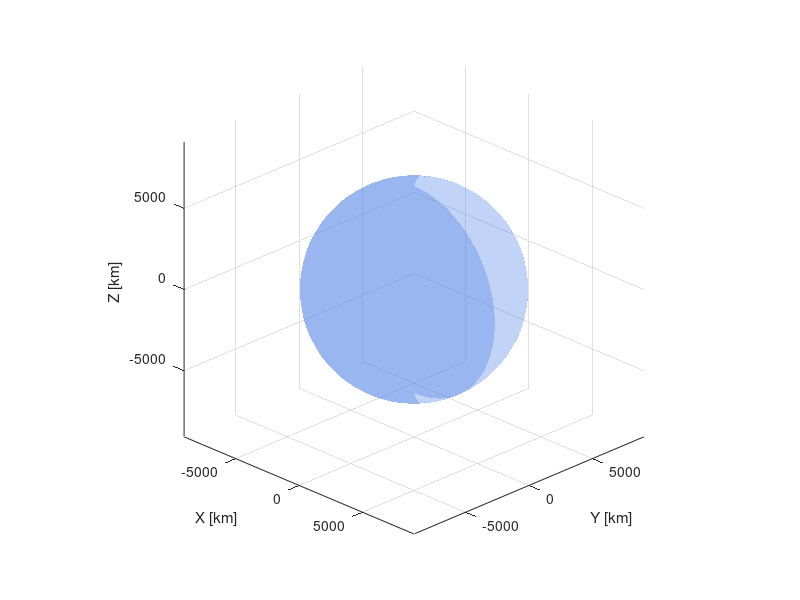

Recreate this plot in MATLAB. (Note: this script raises an error after producing the figure.)
%% LEO_Constellation_ISL_Simulation_4terminals.m
%
% Time-evolution simulation of a Walker-Delta LEO satellite constellation
% (Starlink-like), with:
%   P  orbital planes, equally spaced in RAAN
%   Ns satellites per plane (orbital ring), equally spaced in mean anomaly
%   inclination theta
%
% TERMINAL MODEL: each satellite has exactly FOUR ISL terminals:
%   Terminal 1 (PERMANENT)    -> previous satellite in the same ring
%   Terminal 2 (PERMANENT)    -> next satellite in the same ring
%   Terminal 3 (INTERMITTENT) -> one confirmed bidirectional link toward pPrev
%   Terminal 4 (INTERMITTENT) -> one confirmed bidirectional link toward pNext
%
% INTER-RING LINK ESTABLISHMENT (three-pass procedure each timestep):
%
%   Pass 1 - proposals (range + hemispherical FoR only):
%     Every terminal 3 and terminal 4 independently evaluates ALL Ns
%     satellites in its designated adjacent plane and proposes a link to
%     every one that satisfies BOTH:
%       (a) hemispherical FoR: dot(r2-r1, boresight) > 0
%       (b) range:             norm(r2-r1) <= maxISLrange
%     Earth occlusion and Sun-blinding are NOT applied here.
%     The result is a proposal SET (not a single choice) per terminal:
%       propSet3{p,s} - satellites in pPrev proposed by terminal-3
%       propSet4{p,s} - satellites in pNext proposed by terminal-4
%
%   Pass 2 - mutual-pair identification:
%     A pair ((p,s) via terminal-4, (pNext,s2) via terminal-3) is MUTUAL if:
%       s2 in propSet4{p,s}   AND   s in propSet3{pNext,s2}
%     All mutual pairs are collected with their Euclidean distance.
%
%   Pass 3 - greedy nearest-first assignment with Earth + Sun gates:
%     Mutual pairs are sorted by ascending distance. Each pair is accepted
%     (link confirmed) if and only if:
%       (i)  terminal-4 of (p,s)    is still free, AND
%       (ii) terminal-3 of (pNext,s2) is still free, AND
%       (iii) the link is not Earth-occluded, AND
%       (iv)  the link is not Sun-blinded.
%     Once a terminal is assigned to one confirmed link it is marked busy
%     and cannot accept another link in the same timestep (at most one
%     confirmed link per terminal, as required by the 4-terminal model).
%
% Each confirmed link contributes 2*T_I to aggregate capacity (T_I per
% endpoint terminal) and credits T_I to each endpoint plane in the
% bisection calculation.
%
% Orbits are propagated as simple two-body circular Keplerian orbits
% (good approximation for near-circular LEO constellations such as
% Starlink, e~0).
%
% Author: generated for Alberto (Politecnico di Torino)

clear; close all; clc;

%% ---------------- USER PARAMETERS ----------------
P        = 20;       % number of orbital planes
Ns       = 10;        % satellites per plane (per ring)
theta    = 53;          % inclination [deg]
altitude = 600;         % altitude [km] (circular orbit)
F        = 10;             % Walker-Delta phasing factor (integer, 0..P-1)

T_P = 100;      % permanent (intra-plane, ring) terminal throughput [Gbps]
T_I = 100;       % intermittent (inter-plane) terminal throughput [Gbps]

maxISLrange = 3000;    % [km] max range for a feasible cross-plane ISL

% FIELD OF REGARD (hemispherical, opposite boresights for terminals 3 & 4)
% Each intermittent terminal has a hemispherical FoR whose boresight axis
% is the orbit-normal of the hosting satellite:
%   n_p = Rz(Om_p) * Rx(i) * z_hat
%
%   Terminal 3 boresight: +n_p   Terminal 4 boresight: -n_p
%
% KEY GEOMETRY: the sign of dot(r_q - r_p, n_p) changes over the orbit.
%   dot(dv, n_p) ≈ -a·DeltaOmega·cos(u)·sin(i)
%   u in [0°, 90°) -> dot < 0 -> pNext in -n_p hemi (T4 side)
%   u in (90°,270°) -> dot > 0 -> pNext in +n_p hemi (T3 side)
% A fixed plane designation (T3->pPrev only, T4->pNext only) would leave
% both terminals idle for half the orbit (the half when the target plane
% is on the wrong side of the boresight). FIX: each terminal searches
% BOTH adjacent planes; the FoR naturally selects whichever plane is
% currently in its hemisphere, giving valid links throughout the orbit.

sunLon_deg = 35;         % Sun longitude: right-ascension of the Sun measured
                          % in the Earth equatorial plane from the X-axis [deg]
sunLat_deg =  0;         % Sun latitude: declination of the Sun above/below the
                          % equatorial plane [deg].  Range -23.4° to +23.4° for
                          % realistic seasonal values; 0° = equinox.
phi_deg    = 30;          % [deg] angular exclusion half-cone around the
                          % Earth-Sun line: an ISL is unavailable if its
                          % line-of-sight forms an angle smaller than phi
                          % with the Earth-Sun line AND both of its
                          % endpoint satellites are currently in sunlight
                          % (not eclipsed by Earth's shadow). A satellite
                          % in Earth's shadow has no direct Sun in its
                          % field of view, so its terminals cannot be
                          % blinded by it.



%% ---------------- PHYSICAL CONSTANTS --------------
Re = 6378.137;             % Earth mean radius [km]
mu = 398600.4418;          % Earth gravitational parameter [km^3/s^2]
a  = Re + altitude;              % semi-major axis (circular orbit) [km]
incl = deg2rad(theta);

Torb   = 2*pi*sqrt(a^3/mu); % orbital period [s]
n_mean = 2*pi/Torb;         % mean motion [rad/s]
c_light = 299792.458;       % speed of light [km/s]

dt      = 10;               % simulation time step [s]
simTime = ceil(Torb/dt) * dt;   % total simulated time [s]

fprintf('Semi-major axis : %.1f km\n', a);
fprintf('Orbital period  : %.2f min\n', Torb/60);

%% ---------------- SUN GEOMETRY ---------------------
% Sun assumed fixed (simulation time << 1 year) at zero declination
% (equatorial plane), arbitrary right-ascension sunLon_deg.
% Sun direction unit vector in ECI, combining longitude and latitude:
%   sunDir = [cos(lat)*cos(lon); cos(lat)*sin(lon); sin(lat)]
sunDir = [cosd(sunLat_deg)*cosd(sunLon_deg);
          cosd(sunLat_deg)*sind(sunLon_deg);
          sind(sunLat_deg)];             % unit vector Earth->Sun
phi    = deg2rad(phi_deg);

%% ---------------- WALKER-DELTA GEOMETRY -----------
dRAAN  = 2*pi/P;                       % RAAN spacing between planes
RAAN0  = (0:P-1)*dRAAN;                % [rad]
dPhase = 2*pi*F/(P*Ns);                % inter-plane phase offset

M0 = zeros(P,Ns);                      % initial mean anomaly [rad]
for p = 1:P
    for s = 1:Ns
        M0(p,s) = 2*pi*(s-1)/Ns + (p-1)*dPhase;
    end
end

%% ---------------- TIME LOOP SETUP -----------------
tVec = 0:dt:simTime;
Nt   = length(tVec);

capacityPerm   = zeros(Nt,1);
capacityInterm = zeros(Nt,1);
capacityTotal  = zeros(Nt,1);
numIntermLinks    = zeros(Nt,1);  % # confirmed bidirectional inter-ring links
numTotalProposals = zeros(Nt,1);  % # proposals made (range + FoR gate only)
numMutualPairs    = zeros(Nt,1);  % # mutual pairs found before Earth/Sun gates
numHemiRejected   = zeros(Nt,1);  % # candidates failing hemispherical FoR
numEarthBlocked   = zeros(Nt,1);  % # mutual pairs rejected by Earth occlusion
numSunBlockedInterm = zeros(Nt,1);% # mutual pairs rejected by Sun-blinding
numBusyTerminal   = zeros(Nt,1);  % # mutual pairs skipped: terminal already used
numSunBlockedPerm = zeros(Nt,1);  % # permanent links blinded by the Sun
numEclipsed       = zeros(Nt,1);  % # satellites currently in Earth's shadow
bisectionBW  = zeros(Nt,1);
oversubRatio = zeros(Nt,1);

% --- Latency metrics ---
% meanHopLatency : mean single-hop propagation delay across ALL active links [ms]
% meanE2ELatency : mean end-to-end shortest-path delay across reachable pairs [ms]
% maxE2ELatency  : network diameter = max shortest-path delay [ms]
meanHopLatency = zeros(Nt,1);
meanE2ELatency = zeros(Nt,1);
maxE2ELatency  = zeros(Nt,1);

% --- Reliability metrics ---
% netConnected   : true if all satellite pairs are mutually reachable
% fracLinksActive: (active links) / (max possible links = 2*P*Ns)
% fracReachable  : fraction of ordered satellite pairs (i!=j) with finite path
netConnected    = false(Nt,1);
fracLinksActive = zeros(Nt,1);
fracReachable   = zeros(Nt,1);

% --- Hop-count metrics (unweighted shortest paths) ---
% meanHops : mean hop count across all reachable satellite pairs
% maxHops  : maximum hop count (diameter in hops) across reachable pairs
meanHops = zeros(Nt,1);
maxHops  = zeros(Nt,1);

% --- Solar blinding step counters per terminal ---
% N_nodes defined here so counter arrays can be pre-allocated before the loop.
N_nodes = P*Ns;
% permBlindCount(kk)   : number of timesteps ring link kk is sun-blinded.
%   Ring link kk = permLinksAll(kk,:) = [p, s1, s2] corresponds to
%   terminal-2 of satellite s1 and terminal-1 of satellite s2 in plane p;
%   both terminals blind/unblind together, so one counter per link captures
%   the blinding exposure of the associated terminal pair.
% termBlindCount3(p,s) : number of timesteps terminal-3 of satellite (p,s)
%   is blocked by Sun-blinding in Pass 3 (its nearest mutual-pair candidate
%   is rejected because the link falls within phi of the Earth-Sun line
%   while both endpoints are in sunlight).
% termBlindCount4(p,s) : same for terminal-4.
permBlindCount  = zeros(N_nodes, 1);  % intra-ring,  one entry per ring link
termBlindCount3 = zeros(P, Ns);       % inter-ring terminal-3, P x Ns
termBlindCount4 = zeros(P, Ns);       % inter-ring terminal-4, P x Ns

% --- Solar blinding step counters (NEW) ---
% N_nodes defined here so the counter arrays can be pre-allocated.
N_nodes = P*Ns;
% permBlindCount(kk)   : number of timesteps ring link kk is sun-blinded.
%   Each ring link kk in permLinksAll = [p, s1, s2] corresponds to
%   terminal-2 of satellite s1 and terminal-1 of satellite s2 in plane p;
%   both terminals are blinded/available together, so one counter per link
%   captures the blinding exposure of the associated terminal pair.
% termBlindCount3(p,s) : timesteps terminal-3 of satellite (p,s) is blocked
%   by Sun-blinding in Pass 3 (i.e., its best mutual-pair candidate is
%   rejected because the link angle is within phi of the Earth-Sun line
%   while both endpoints are in sunlight).
% termBlindCount4(p,s) : same for terminal-4.
permBlindCount  = zeros(N_nodes, 1);  % intra-ring,  one entry per ring link
termBlindCount3 = zeros(P, Ns);       % inter-ring terminal-3, P×Ns
termBlindCount4 = zeros(P, Ns);       % inter-ring terminal-4, P×Ns

posAll = zeros(P,Ns,3);   % ECI positions, reused every step
planeNormal = zeros(P,3); % orbit-normal (cross-track) unit vector per plane,
                           % reused every step (constant given Om, incl)

%% ---------------- BISECTION CUT GEOMETRY ----------
% The plane index forms a ring (each plane's intermittent terminals only
% reach its immediate previous/next plane). A bisection that splits the
% planes into two CONTIGUOUS halves (P/2 planes each) therefore only cuts
% intermittent (terminal 3/4) links -- permanent (intra-plane) links
% never cross such a cut. There are P possible rotations of where to
% place the boundary; for each time step we scan all of them and keep
% the one giving the MINIMUM cut capacity, i.e. the true (worst-case)
% bisection bandwidth.
if mod(P,2) ~= 0
    error('P must be even to form two equal-size halves for the bisection cut.');
end
halfP = P/2;
maskGroupA = false(P,P);     % maskGroupA(r,p) = true if plane p is in
                              % "Group A" for rotation r (r = 1..P)
for r = 1:P
    for p = 1:P
        maskGroupA(r,p) = mod(p-1-(r-1), P) < halfP;
    end
end

%% ---------------- FIGURE SETUP --------------------
figure('Color','w','Position',[80 80 950 800]);
hAx = axes; hold(hAx,'on'); axis(hAx,'equal'); grid(hAx,'on');
xlabel('X [km]'); ylabel('Y [km]'); zlabel('Z [km]');
view(45,25);
Lmax = 1.3*a;
xlim([-Lmax Lmax]); ylim([-Lmax Lmax]); zlim([-Lmax Lmax]);

% Earth sphere
[xe,ye,ze] = sphere(40);
surf(hAx, Re*xe, Re*ye, Re*ze, 'FaceColor',[0.3 0.5 0.9], ...
     'EdgeColor','none', 'FaceAlpha',0.35);

hSat  = plot3(hAx, NaN,NaN,NaN, 'k.', 'MarkerSize',10);
hSatEclipsed = plot3(hAx, NaN,NaN,NaN, '.', 'Color',[0.5 0.5 0.5], 'MarkerSize',10);
hPerm = gobjects(0);
hInt  = gobjects(0);
hPermBlocked = gobjects(0);

% Sun direction indicator (arrow pointing outward from Earth, far field)
sunArrowLen = 1.15*Lmax;
quiver3(hAx, 0,0,0, sunDir(1)*sunArrowLen, sunDir(2)*sunArrowLen, sunDir(3)*sunArrowLen, ...
        0, 'Color',[1 0.6 0],'LineWidth',2.5,'MaxHeadSize',0.5);
text(hAx, sunDir(1)*sunArrowLen, sunDir(2)*sunArrowLen, sunDir(3)*sunArrowLen, ...
     '  Sun', 'Color',[1 0.6 0], 'FontWeight','bold');

%% ---------------- MAIN TIME-EVOLUTION LOOP --------
for it = 1:Nt
    t = tVec(it);

    % --- propagate every satellite (circular two-body orbit) ---
    for p = 1:P
        Om = RAAN0(p);
        Rz_Om = [cos(Om) -sin(Om) 0; sin(Om) cos(Om) 0; 0 0 1];
        Rx_i  = [1 0 0; 0 cos(incl) -sin(incl); 0 sin(incl) cos(incl)];
        planeNormal(p,:) = (Rz_Om*Rx_i*[0;0;1])';  % orbit-normal (cross-track)
                                                     % unit vector, constant
                                                     % per plane (circular orbit)
        for s = 1:Ns
            u = M0(p,s) + n_mean*t;        % argument of latitude
            r_pf  = a*[cos(u); sin(u); 0]; % position in orbital plane
            posAll(p,s,:) = Rz_Om*Rx_i*r_pf;
        end
    end

    % --- eclipse status of every satellite (for plotting / stats) ------
    litMask = false(P,Ns);
    for p = 1:P
        for s = 1:Ns
            litMask(p,s) = inSunlight(squeeze(posAll(p,s,:)), sunDir, Re);
        end
    end
    numEclipsed(it) = sum(~litMask(:));

    % --- PERMANENT TERMINALS (1 & 2): ring topology within each plane --
    % Each satellite's terminal 1 connects to the previous satellite in
    % its ring; terminal 2 to the next. Each is tested independently
    % against the Sun-exclusion cone; while blinded, that terminal's
    % throughput drops to zero (link remains topologically permanent).
    permLinksAll = zeros(P*Ns,3);  % [plane, sat(terminal2 owner), nextSat]
    k = 0;
    for p = 1:P
        for s = 1:Ns
            s2 = mod(s,Ns)+1;           % next satellite, wraps around
            k = k+1;
            permLinksAll(k,:) = [p s s2];   % represents BOTH s's terminal-2
                                              % and s2's terminal-1 (same
                                              % physical fiber/laser link)
        end
    end
    permSunBlocked = false(size(permLinksAll,1),1);
    for kk = 1:size(permLinksAll,1)
        p = permLinksAll(kk,1); s1 = permLinksAll(kk,2); s2 = permLinksAll(kk,3);
        r1 = squeeze(posAll(p,s1,:)); r2 = squeeze(posAll(p,s2,:));
        permSunBlocked(kk) = sunBlinded(r1, r2, sunDir, phi, Re);
    end
    permLinks = permLinksAll(~permSunBlocked,:);   % only AVAILABLE perm links
    numSunBlockedPerm(it) = sum(permSunBlocked);
    permBlindCount = permBlindCount + double(permSunBlocked);  % accumulate per-link blind steps
    permBlindCount = permBlindCount + double(permSunBlocked);  % accumulate per-link blind steps
    % Each physical ring link serves TWO terminals (terminal-2 of s1 and
    % terminal-1 of s2); throughput is counted once per terminal in use.
    capacityPerm(it) = size(permLinks,1)*2*T_P;

    % --- INTERMITTENT TERMINALS (3 & 4): three-pass bidirectional model ---

    % ---- Passes 1+2 (merged): mutual-pair identification ----------------
    % Each terminal searches BOTH adjacent planes (pPrev and pNext).
    % The hemispherical FoR naturally selects the accessible plane:
    %   A pair (p,s) <-> (q,s2) forms a canonical mutual pair
    %   T3(p,s) <-> T4(q,s2) whenever BOTH FoR conditions hold:
    %     dot(dv, +np_p) > 0   [dv in T3 hemisphere at (p,s)]
    %     dot(dv, +np_q) > 0   [-dv in T4 hemisphere at (q,s2)]
    %   where dv = pos(q,s2) - pos(p,s).
    % The complementary case (dot<0 both sides -> T4(p)<->T3(q)) is found
    % automatically when the outer loop reaches satellite q: dv flips sign,
    % both dots become positive, and the same pair is stored as T3(q)<->T4(p).
    % This canonical convention (T3-side satellite listed first) ensures
    % every physical mutual pair appears exactly once in mutualPairs.
    % FoR-mismatch pairs (dots of opposite sign) cannot form mutual links
    % and are counted in numHemiRejected.
    mutualPairs  = zeros(0, 5);  % [p, s, q, s2, dist]  T3(p,s) <-> T4(q,s2)
    numHemiRej   = 0;
    numTotalProp = 0;

    for p = 1:P
        np_p  = planeNormal(p,:)';
        pPrev = mod(p-2, P) + 1;
        pNext = mod(p,   P) + 1;

        for s = 1:Ns
            r1 = squeeze(posAll(p,s,:));

            for qAdj = [pPrev, pNext]
                np_q = planeNormal(qAdj,:)';

                for s2 = 1:Ns
                    r2   = squeeze(posAll(qAdj,s2,:));
                    dv   = r2 - r1;
                    dist = norm(dv);

                    if dist < eps || dist > maxISLrange
                        continue;                     % trivial or out of range
                    end
                    numTotalProp = numTotalProp + 1;  % in-range candidate

                    dpP = dot(dv, np_p);
                    dpQ = dot(dv, np_q);

                    if dpP > 0 && dpQ > 0
                        % Canonical form: T3(p,s) <-> T4(qAdj,s2)
                        mutualPairs(end+1,:) = [p s qAdj s2 dist]; %#ok<AGROW>
                    elseif ~(dpP < 0 && dpQ < 0)
                        % Opposite-sign dots -> FoR mismatch, no possible mutual link
                        % (dpP<0,dpQ<0 pairs are valid but found from q's iteration)
                        numHemiRej = numHemiRej + 1;
                    end
                end
            end
        end
    end

    % ---- Pass 3: greedy nearest-first assignment with Earth + Sun gates ----
    % Sort mutual pairs by distance (nearest first). Accept each pair only
    % if both terminals are still free AND the link passes Earth-occlusion
    % AND Sun-blinding checks. Once a terminal is used it cannot be
    % reassigned (at most one confirmed link per terminal).
    % Each entry in mutualPairs is canonical T3(p,s) <-> T4(q,s2), so:
    %   termFree3(p,s) and termFree4(q,s2) must both be true to confirm.
    intermLinks    = zeros(0, 4);   % [p, s, q, s2] confirmed links
    termFree3      = true(P, Ns);   % terminal-3 availability
    termFree4      = true(P, Ns);   % terminal-4 availability
    numEarthBlk    = 0;
    numSunBlk      = 0;
    numBusy        = 0;

    if ~isempty(mutualPairs)
        [~, ord]    = sort(mutualPairs(:,5), 'ascend');
        mutualPairs = mutualPairs(ord, :);
        for kk = 1:size(mutualPairs,1)
            p  = mutualPairs(kk,1);  s  = mutualPairs(kk,2);
            p2 = mutualPairs(kk,3);  s2 = mutualPairs(kk,4);
            % Gate A: terminal availability - T3 at (p,s), T4 at (p2,s2)
            if ~termFree3(p,s) || ~termFree4(p2,s2)
                numBusy = numBusy + 1;  continue;
            end
            r1 = squeeze(posAll(p, s, :));
            r2 = squeeze(posAll(p2,s2,:));
            % Gate B: Earth occlusion
            if earthBlocks(r1, r2, Re)
                numEarthBlk = numEarthBlk + 1;  continue;
            end
            % Gate C: Sun-blinding
            if sunBlinded(r1, r2, sunDir, phi, Re)
                numSunBlk = numSunBlk + 1;
                termBlindCount3(p, s)  = termBlindCount3(p, s)  + 1;  % T3 of (p,s)  blinded
                termBlindCount4(p2,s2) = termBlindCount4(p2,s2) + 1;  % T4 of (p2,s2) blinded
                continue;
            end
            % Confirm link; mark T3(p,s) and T4(p2,s2) as busy
            intermLinks(end+1,:) = [p s p2 s2]; %#ok<AGROW>
            termFree3(p, s)   = false;
            termFree4(p2,s2)  = false;
        end
    end

    numHemiRejected(it)    = numHemiRej;
    numTotalProposals(it)  = numTotalProp;
    numMutualPairs(it)     = size(mutualPairs,1);
    numEarthBlocked(it)    = numEarthBlk;
    numSunBlockedInterm(it)= numSunBlk;
    numBusyTerminal(it)    = numBusy;

    % Each confirmed link: one terminal each side -> 2*T_I aggregate capacity
    numIntermLinks(it) = size(intermLinks,1);
    capacityInterm(it) = numIntermLinks(it) * 2*T_I;
    capacityTotal(it)  = capacityPerm(it) + capacityInterm(it);

    % --- BISECTION BANDWIDTH & OVERSUBSCRIPTION RATIO -----------------
    planeCapacitySum = zeros(P,1);
    for kk = 1:size(permLinks,1)
        p = permLinks(kk,1);
        planeCapacitySum(p) = planeCapacitySum(p) + 2*T_P;
    end
    % Each confirmed inter-ring link occupies one terminal on EACH endpoint,
    % so both planes gain T_I of attached capacity.
    for kk = 1:size(intermLinks,1)
        p1 = intermLinks(kk,1);  p2 = intermLinks(kk,3);
        planeCapacitySum(p1) = planeCapacitySum(p1) + T_I;
        planeCapacitySum(p2) = planeCapacitySum(p2) + T_I;
    end

    cutCapAll   = zeros(P,1);
    idealCapAll = zeros(P,1);
    for r = 1:P
        gA = maskGroupA(r,:);
        idealCapAll(r) = sum(planeCapacitySum(gA));
        if ~isempty(intermLinks)
            % Each confirmed link crossing the cut carries 2*T_I of
            % bidirectional capacity across the boundary.
            crossing = gA(intermLinks(:,1)) ~= gA(intermLinks(:,3));
            cutCapAll(r) = 2*T_I * sum(crossing);
        end
    end

    [bbVal, rStar] = min(cutCapAll);
    bisectionBW(it) = bbVal;
    if bbVal > 0
        oversubRatio(it) = idealCapAll(rStar) / bbVal;
    else
        oversubRatio(it) = NaN;
    end

    % --- LATENCY & RELIABILITY ----------------------------------------
    % Build a weighted undirected graph of ALL currently active ISLs.
    % Edge weight = propagation delay [ms] = link_distance_km / c_light.
    % Node index for satellite (p,s): (p-1)*Ns + s  (1 ... P*Ns).
    nEdges  = size(permLinks,1) + size(intermLinks,1);
    eI = zeros(nEdges,1);  eJ = zeros(nEdges,1);  eW = zeros(nEdges,1);
    eidx = 0;

    for kk = 1:size(permLinks,1)
        p  = permLinks(kk,1); s1 = permLinks(kk,2); s2 = permLinks(kk,3);
        r1 = squeeze(posAll(p,s1,:));  r2 = squeeze(posAll(p,s2,:));
        eidx = eidx+1;
        eI(eidx) = (p-1)*Ns+s1;  eJ(eidx) = (p-1)*Ns+s2;
        eW(eidx) = norm(r1-r2) / c_light * 1e3;  % [ms]
    end
    for kk = 1:size(intermLinks,1)
        p1=intermLinks(kk,1); s1=intermLinks(kk,2);
        p2=intermLinks(kk,3); s2=intermLinks(kk,4);
        r1=squeeze(posAll(p1,s1,:)); r2=squeeze(posAll(p2,s2,:));
        eidx = eidx+1;
        eI(eidx) = (p1-1)*Ns+s1;  eJ(eidx) = (p2-1)*Ns+s2;
        eW(eidx) = norm(r1-r2) / c_light * 1e3;  % [ms]
    end

    % Fraction of maximum possible links that are active.
    % Max perm = P*Ns (ring); max inter-ring = P*Ns (one T3 per satellite).
    fracLinksActive(it) = eidx / (2*P*Ns);

    if eidx > 0
        % All-pairs shortest paths via MATLAB graph/distances (Dijkstra).
        G  = graph(eI(1:eidx), eJ(1:eidx), eW(1:eidx), N_nodes);
        D  = distances(G);          % N_nodes x N_nodes, Inf if unreachable

        % Single-hop mean delay
        meanHopLatency(it) = mean(eW(1:eidx));

        % Off-diagonal entries only
        offDiagMask = ~eye(N_nodes,'logical');
        Dvec  = D(offDiagMask);     % N_nodes*(N_nodes-1) values
        reach = isfinite(Dvec);

        fracReachable(it)  = mean(reach);
        netConnected(it)   = all(reach);
        if any(reach)
            meanE2ELatency(it) = mean(Dvec(reach));
            maxE2ELatency(it)  = max(Dvec(reach));
        else
            meanE2ELatency(it) = NaN;
            maxE2ELatency(it)  = NaN;
        end

        % Hop counts: rebuild with unit weights so distances() returns hops.
        G_hops = graph(eI(1:eidx), eJ(1:eidx), ones(eidx,1), N_nodes);
        H      = distances(G_hops);          % N_nodes x N_nodes, hop counts
        Hvec   = H(offDiagMask);
        hreach = isfinite(Hvec);
        if any(hreach)
            meanHops(it) = mean(Hvec(hreach));
            maxHops(it)  = max(Hvec(hreach));
        else
            meanHops(it) = NaN;
            maxHops(it)  = NaN;
        end
    else
        meanHopLatency(it) = NaN;
        meanE2ELatency(it) = NaN;
        maxE2ELatency(it)  = NaN;
        fracReachable(it)  = 0;
        netConnected(it)   = false;
        meanHops(it)       = NaN;
        maxHops(it)        = NaN;
    end

    % --- PLOTTING (refresh every frame) ---
    allPos = reshape(posAll, P*Ns, 3);
    litFlat = reshape(litMask, P*Ns, 1);
    set(hSat, 'XData',allPos(litFlat,1), 'YData',allPos(litFlat,2), 'ZData',allPos(litFlat,3));
    set(hSatEclipsed, 'XData',allPos(~litFlat,1), 'YData',allPos(~litFlat,2), 'ZData',allPos(~litFlat,3));

    delete(hPerm); delete(hInt); delete(hPermBlocked);

    hPerm = gobjects(size(permLinks,1),1);
    for kk = 1:size(permLinks,1)
        p = permLinks(kk,1); s1 = permLinks(kk,2); s2 = permLinks(kk,3);
        r1 = squeeze(posAll(p,s1,:)); r2 = squeeze(posAll(p,s2,:));
        hPerm(kk) = plot3(hAx,[r1(1) r2(1)],[r1(2) r2(2)],[r1(3) r2(3)], ...
                           'g-','LineWidth',1.0);
    end

    blockedPermLinks = permLinksAll(permSunBlocked,:);
    hPermBlocked = gobjects(size(blockedPermLinks,1),1);
    for kk = 1:size(blockedPermLinks,1)
        p = blockedPermLinks(kk,1); s1 = blockedPermLinks(kk,2); s2 = blockedPermLinks(kk,3);
        r1 = squeeze(posAll(p,s1,:)); r2 = squeeze(posAll(p,s2,:));
        hPermBlocked(kk) = plot3(hAx,[r1(1) r2(1)],[r1(2) r2(2)],[r1(3) r2(3)], ...
                           'Color',[1 0.6 0],'LineStyle',':','LineWidth',1.2);
    end

    hInt = gobjects(size(intermLinks,1),1);
    for kk = 1:size(intermLinks,1)
        p1=intermLinks(kk,1); s1=intermLinks(kk,2);
        p2=intermLinks(kk,3); s2=intermLinks(kk,4);
        r1 = squeeze(posAll(p1,s1,:)); r2 = squeeze(posAll(p2,s2,:));
        hInt(kk) = plot3(hAx,[r1(1) r2(1)],[r1(2) r2(2)],[r1(3) r2(3)], ...
                          'r-','LineWidth',1.2);
    end

    title(hAx, sprintf(['LEO Constellation (4-terminal)  t = %.0f s (%.1f min)  |  ' ...
                  'Eclipsed = %d/%d  |  Connected: %s\n' ...
                  'Perm links = %d (blinded = %d)  |  Inter-ring confirmed = %d  |  ' ...
                  'Capacity = %.0f Gbps  |  Bisect BW = %.0f Gbps\n' ...
                  'Hop delay = %.2f ms  |  Mean E2E = %.2f ms  |  ' ...
                  'Max E2E = %.2f ms  |  Reachable pairs = %.1f%%'], ...
                  t, t/60, numEclipsed(it), P*Ns, ...
                  mat2str(netConnected(it)), ...
                  size(permLinks,1), numSunBlockedPerm(it), numIntermLinks(it), ...
                  capacityTotal(it), bisectionBW(it), ...
                  meanHopLatency(it), meanE2ELatency(it), ...
                  maxE2ELatency(it), fracReachable(it)*100));
    drawnow limitrate;
end

%% ---------------- POST-PROCESSING PLOTS -----------
figure('Color','w');
plot(tVec/60, capacityPerm,   'g-','LineWidth',1.5); hold on;
plot(tVec/60, capacityInterm, 'r-','LineWidth',1.5);
plot(tVec/60, capacityTotal,  'k-','LineWidth',2);
yline(mean(capacityPerm),  'g--','LineWidth',1.0,'HandleVisibility','off');
yline(mean(capacityInterm),'r--','LineWidth',1.0,'HandleVisibility','off');
yline(mean(capacityTotal), 'k--','LineWidth',1.0,'HandleVisibility','off');
xlabel('Time [min]'); ylabel('Aggregate network capacity [Gbps]');
legend('Permanent links','Intermittent terminal-links','Total','Location','best');
title('Network Capacity vs Time (4-terminal model)'); grid on;

figure('Color','w');
subplot(2,1,1);
plot(tVec/60, numTotalProposals, 'b-',  'LineWidth',1.5); hold on;
plot(tVec/60, numMutualPairs,    'm-',  'LineWidth',1.5);
plot(tVec/60, numIntermLinks,    'g-',  'LineWidth',2.0);
yline(mean(numTotalProposals),'b--','LineWidth',1.0,'HandleVisibility','off');
yline(mean(numMutualPairs),   'm--','LineWidth',1.0,'HandleVisibility','off');
yline(mean(numIntermLinks),   'g--','LineWidth',1.0,'HandleVisibility','off');
xlabel('Time [min]'); ylabel('Count');
legend('Total proposals (range+FoR)','Mutual pairs','Confirmed links','Location','best');
title('Inter-ring Link Pipeline vs Time'); grid on;
subplot(2,1,2);
plot(tVec/60, numHemiRejected,    'b--', 'LineWidth',1.5); hold on;
plot(tVec/60, numEarthBlocked,    'Color',[0.3 0.3 0.3],'LineWidth',1.5);
plot(tVec/60, numSunBlockedInterm,'Color',[0.6 0.2 0.8],'LineWidth',1.5);
plot(tVec/60, numBusyTerminal,    'Color',[0.1 0.6 0.6],'LineWidth',1.5);
yline(mean(numHemiRejected),    'b--',          'LineWidth',1.0,'HandleVisibility','off');
yline(mean(numEarthBlocked),    'Color',[0.3 0.3 0.3],'LineStyle','--','LineWidth',1.0,'HandleVisibility','off');
yline(mean(numSunBlockedInterm),'Color',[0.6 0.2 0.8],'LineStyle','--','LineWidth',1.0,'HandleVisibility','off');
yline(mean(numBusyTerminal),    'Color',[0.1 0.6 0.6],'LineStyle','--','LineWidth',1.0,'HandleVisibility','off');
xlabel('Time [min]'); ylabel('Count');
legend('FoR-rejected (Pass 1)','Earth-blocked (Pass 3)', ...
       'Sun-blinded (Pass 3)','Busy terminal (Pass 3)','Location','best');
title('Rejection Breakdown vs Time'); grid on;

figure('Color','w');
plot(tVec/60, numSunBlockedPerm,   'Color',[1 0.6 0],'LineWidth',1.5); hold on;
plot(tVec/60, numSunBlockedInterm, 'Color',[0.6 0.2 0.8],'LineWidth',1.5);
plot(tVec/60, numEclipsed,         'Color',[0.4 0.4 0.4],'LineWidth',1.5);
yline(mean(numSunBlockedPerm),  'Color',[1 0.6 0],        'LineStyle','--','LineWidth',1.0,'HandleVisibility','off');
yline(mean(numSunBlockedInterm),'Color',[0.6 0.2 0.8],    'LineStyle','--','LineWidth',1.0,'HandleVisibility','off');
yline(mean(numEclipsed),        'Color',[0.4 0.4 0.4],    'LineStyle','--','LineWidth',1.0,'HandleVisibility','off');
xlabel('Time [min]'); ylabel('Count');
legend('Sun-blinded permanent links','Sun-blinded intermittent cand.', ...
       'Eclipsed satellites','Location','best');
title(sprintf('Sun-Outage / Eclipse vs Time (\\phi = %.0f^\\circ, Sun lon. = %.0f^\\circ, lat. = %.0f^\\circ)', ...
      phi_deg, sunLon_deg, sunLat_deg));
grid on;

figure('Color','w');
subplot(2,1,1);
plot(tVec/60, bisectionBW, 'b-','LineWidth',1.5); hold on;
yline(mean(bisectionBW),'b--','LineWidth',1.0,'HandleVisibility','off');
xlabel('Time [min]'); ylabel('Bisection bandwidth [Gbps]');
title('Worst-case (minimum-cut) Bisection Bandwidth vs Time'); grid on;
subplot(2,1,2);
plot(tVec/60, oversubRatio, 'Color',[0.85 0.33 0.1],'LineWidth',1.5); hold on;
yline(mean(oversubRatio(~isnan(oversubRatio))),'Color',[0.85 0.33 0.1],'LineStyle','--','LineWidth',1.0,'HandleVisibility','off');
xlabel('Time [min]'); ylabel('Oversubscription ratio [-]');
title('Oversubscription Ratio vs Time'); grid on;

avgBisectionBW  = mean(bisectionBW);
avgOversubRatio = mean(oversubRatio(~isnan(oversubRatio)));

% --- LATENCY PLOTS ---
figure('Color','w');
subplot(3,1,1);
plot(tVec/60, meanHopLatency, 'b-','LineWidth',1.5); hold on;
yline(mean(meanHopLatency,'omitnan'),'b--','LineWidth',1.0,'HandleVisibility','off');
xlabel('Time [min]'); ylabel('Delay [ms]');
title('Mean Single-Hop ISL Propagation Delay'); grid on;
subplot(3,1,2);
plot(tVec/60, meanE2ELatency, 'm-','LineWidth',1.5); hold on;
yline(mean(meanE2ELatency,'omitnan'),'m--','LineWidth',1.0,'HandleVisibility','off');
xlabel('Time [min]'); ylabel('Delay [ms]');
title('Mean End-to-End Shortest-Path Propagation Delay (reachable pairs)'); grid on;
subplot(3,1,3);
plot(tVec/60, maxE2ELatency, 'r-','LineWidth',1.5); hold on;
yline(mean(maxE2ELatency,'omitnan'),'r--','LineWidth',1.0,'HandleVisibility','off');
xlabel('Time [min]'); ylabel('Delay [ms]');
title('Network Diameter (Max End-to-End Propagation Delay)'); grid on;

% --- RELIABILITY PLOTS ---
figure('Color','w');
subplot(3,1,1);
plot(tVec/60, double(netConnected), 'k-','LineWidth',1.5); hold on;
yline(mean(double(netConnected)),'k--','LineWidth',1.0,'HandleVisibility','off');
ylim([-0.05 1.05]); yticks([0 1]); yticklabels({'Partitioned','Connected'});
xlabel('Time [min]'); title('Network Connectivity vs Time'); grid on;
subplot(3,1,2);
plot(tVec/60, fracReachable*100, 'b-','LineWidth',1.5); hold on;
yline(mean(fracReachable)*100,'b--','LineWidth',1.0,'HandleVisibility','off');
xlabel('Time [min]'); ylabel('Reachable pairs [%]');
title('Fraction of Reachable Satellite Pairs vs Time'); grid on;
subplot(3,1,3);
plot(tVec/60, fracLinksActive*100, 'Color',[0 0.6 0.3],'LineWidth',1.5); hold on;
yline(mean(fracLinksActive)*100,'Color',[0 0.6 0.3],'LineStyle','--','LineWidth',1.0,'HandleVisibility','off');
xlabel('Time [min]'); ylabel('Active links [%]');
title(sprintf('Link Activity vs Time  (max = %d perm + %d inter-ring)', P*Ns, P*Ns));
grid on;

figure('Color','w');
plot(tVec/60, meanHops, 'b-','LineWidth',1.5); hold on;
plot(tVec/60, maxHops,  'r-','LineWidth',1.5);
yline(mean(meanHops,'omitnan'),'b--','LineWidth',1.0,'HandleVisibility','off');
yline(mean(maxHops, 'omitnan'),'r--','LineWidth',1.0,'HandleVisibility','off');
xlabel('Time [min]'); ylabel('Hops');
legend('Mean hops (reachable pairs)','Max hops / diameter (reachable pairs)','Location','best');
title('Hop Count vs Time'); grid on;

fprintf('\n--- Bisection bandwidth / oversubscription summary ---\n');
fprintf('Average bisection bandwidth   : %.2f Gbps\n', avgBisectionBW);
fprintf('Average oversubscription ratio: %.2f\n', avgOversubRatio);
fprintf('\n--- Latency summary ---\n');
fprintf('Mean single-hop ISL delay     : %.3f ms\n', mean(meanHopLatency,'omitnan'));
fprintf('Mean end-to-end delay         : %.3f ms\n', mean(meanE2ELatency,'omitnan'));
fprintf('Mean network diameter         : %.3f ms\n', mean(maxE2ELatency,'omitnan'));
fprintf('Min  network diameter         : %.3f ms\n', min(maxE2ELatency));
fprintf('Max  network diameter         : %.3f ms\n', max(maxE2ELatency));
fprintf('\n--- Reliability summary ---\n');
fprintf('Network availability          : %.1f %%  (fraction of time fully connected)\n', ...
        mean(netConnected)*100);
fprintf('Mean reachable pairs          : %.1f %%\n', mean(fracReachable)*100);
fprintf('Mean link activity            : %.1f %%  (of max %d links)\n', ...
        mean(fracLinksActive)*100, 2*P*Ns);
fprintf('\n--- Inter-ring link pipeline summary ---\n');
fprintf('Max possible confirmed links        : %d  (= P*Ns)\n', P*Ns);
fprintf('Avg proposals made (range+FoR)      : %.1f / %d\n', ...
        mean(numTotalProposals), 2*P*Ns*Ns);
fprintf('Avg mutual pairs found              : %.1f\n', mean(numMutualPairs));
fprintf('Avg confirmed bidirectional links   : %.2f\n', mean(numIntermLinks));
fprintf('\n--- Rejection breakdown (per timestep averages) ---\n');
fprintf('Avg FoR-rejected (Pass 1)           : %.1f\n', mean(numHemiRejected));
fprintf('Avg Earth-blocked (Pass 3)          : %.1f\n', mean(numEarthBlocked));
fprintf('Avg Sun-blinded (Pass 3)            : %.1f\n', mean(numSunBlockedInterm));
fprintf('Avg busy-terminal skips (Pass 3)    : %.1f\n', mean(numBusyTerminal));
fprintf('\n--- Sun / eclipse summary (lon = %.0f deg, lat = %.0f deg, phi = %.0f deg) ---\n', ...
        sunLon_deg, sunLat_deg, phi_deg);
fprintf('Avg permanent links Sun-blinded     : %.2f / %d\n', ...
        mean(numSunBlockedPerm), P*Ns);
fprintf('Avg satellites eclipsed             : %.2f / %d\n', mean(numEclipsed), P*Ns);

%% --- Hop-count summary ---
fprintf('\n--- Hop-count summary (over reachable satellite pairs) ---\n');
fprintf('Simulation length: %d steps\n', Nt);
fprintf('Mean of mean hops per step : %.2f\n', mean(meanHops,'omitnan'));
fprintf('Mean of max  hops per step : %.2f\n', mean(maxHops, 'omitnan'));
fprintf('Overall max hops (diameter): %d\n',   max(maxHops));

%% --- Solar blinding step counts per terminal ---
% Intra-ring: each ring link kk = [p, s1, s2] blinds terminal-2 of s1
% and terminal-1 of s2 simultaneously, so permBlindCount(kk) is the
% blinding step count shared by that terminal pair.
% Inter-ring: termBlindCount3/4 count the steps in which a terminal's
% nearest mutual-pair candidate is rejected by Sun-blinding in Pass 3.
fprintf('\n--- Solar blinding step counts per terminal ---\n');
fprintf('Simulation length: %d steps\n\n', Nt);
fprintf('Intra-ring ISL terminals (terminal-1 / terminal-2, per ring link):\n');
fprintf('  Average blind steps : %.1f / %d  (%.1f %%)\n', ...
        mean(permBlindCount), Nt, mean(permBlindCount)/Nt*100);
fprintf('  Maximum blind steps : %d / %d  (%.1f %%)\n', ...
        max(permBlindCount),  Nt, max(permBlindCount)/Nt*100);
fprintf('\nInter-ring ISL terminal-3 (one per satellite, P*Ns = %d total):\n', P*Ns);
fprintf('  Average blind steps : %.1f / %d  (%.1f %%)\n', ...
        mean(termBlindCount3(:)), Nt, mean(termBlindCount3(:))/Nt*100);
fprintf('  Maximum blind steps : %d / %d  (%.1f %%)\n', ...
        max(termBlindCount3(:)),  Nt, max(termBlindCount3(:))/Nt*100);
fprintf('\nInter-ring ISL terminal-4 (one per satellite, P*Ns = %d total):\n', P*Ns);
fprintf('  Average blind steps : %.1f / %d  (%.1f %%)\n', ...
        mean(termBlindCount4(:)), Nt, mean(termBlindCount4(:))/Nt*100);
fprintf('  Maximum blind steps : %d / %d  (%.1f %%)\n', ...
        max(termBlindCount4(:)),  Nt, max(termBlindCount4(:))/Nt*100);

%% --- Solar blinding step counts per terminal ---
% Intra-ring: each ring link kk (= [p, s1, s2]) blinds terminal-2 of s1
% and terminal-1 of s2 simultaneously, so permBlindCount(kk) is the
% blinding step count shared by that terminal pair.
fprintf('\n--- Solar blinding step counts ---\n');
fprintf('Simulation length: %d steps\n\n', Nt);
fprintf('Intra-ring ISL terminals (terminal-1 / terminal-2, per ring link):\n');
fprintf('  Average blind steps : %.1f / %d  (%.1f %%)\n', ...
        mean(permBlindCount), Nt, mean(permBlindCount)/Nt*100);
fprintf('  Maximum blind steps : %d / %d  (%.1f %%)\n', ...
        max(permBlindCount),  Nt, max(permBlindCount)/Nt*100);
fprintf('\nInter-ring ISL terminal-3 (one per satellite, P*Ns = %d total):\n', P*Ns);
fprintf('  Average blind steps : %.1f / %d  (%.1f %%)\n', ...
        mean(termBlindCount3(:)), Nt, mean(termBlindCount3(:))/Nt*100);
fprintf('  Maximum blind steps : %d / %d  (%.1f %%)\n', ...
        max(termBlindCount3(:)),  Nt, max(termBlindCount3(:))/Nt*100);
fprintf('\nInter-ring ISL terminal-4 (one per satellite, P*Ns = %d total):\n', P*Ns);
fprintf('  Average blind steps : %.1f / %d  (%.1f %%)\n', ...
        mean(termBlindCount4(:)), Nt, mean(termBlindCount4(:))/Nt*100);
fprintf('  Maximum blind steps : %d / %d  (%.1f %%)\n', ...
        max(termBlindCount4(:)),  Nt, max(termBlindCount4(:))/Nt*100);

%% ---------------- HELPER FUNCTIONS -----------------
function blocked = earthBlocks(r1, r2, Re)
% Simple line-of-sight occultation check: returns true if the straight
% segment between r1 and r2 passes through the Earth sphere of radius Re.
    d  = r2 - r1;
    dd = dot(d,d);
    if dd < eps
        blocked = false; return;
    end
    tmin = -dot(r1,d)/dd;
    tmin = max(0,min(1,tmin));
    closest = r1 + tmin*d;
    blocked = norm(closest) < Re;
end

function blinded = sunBlinded(r1, r2, sunDir, phi, Re)
% An ISL is considered unavailable due to the Sun only if BOTH of the
% following hold:
%   (1) its line-of-sight forms an angle smaller than phi [rad] with the
%       Earth-Sun line (the optical/RF terminal would have to point too
%       close to the Sun), and
%   (2) BOTH endpoints are currently in sunlight (i.e. not eclipsed by
%       the Earth's shadow). A satellite in Earth's shadow cannot be
%       "blinded by the Sun" since it has no direct view of it.
    d = r2 - r1;
    nd = norm(d);
    if nd < eps
        blinded = false; return;
    end
    uLink = d / nd;
    cosAngle = abs(dot(uLink, sunDir));   % sunDir assumed unit vector
    cosAngle = min(1, max(-1, cosAngle)); % numerical safety
    angle = acos(cosAngle);               % in [0, pi/2]

    anglePass = angle < phi;
    if ~anglePass
        blinded = false; return;          % short-circuit: angle test already fails
    end

    bothSunlit = inSunlight(r1, sunDir, Re) && inSunlight(r2, sunDir, Re);
    blinded = anglePass && bothSunlit;
end

function lit = inSunlight(r, sunDir, Re)
% Simple cylindrical Earth-shadow (eclipse) model: a satellite is in
% Earth's shadow (umbra) if it is on the night side of the Earth-Sun
% line (component along -sunDir) AND its perpendicular distance from
% that line is smaller than the Earth's radius Re. Otherwise it is lit.
    along = dot(r, sunDir);               % projection onto Sun direction
    perp  = r - along*sunDir;             % component perpendicular to it
    inShadowCylinder = norm(perp) < Re;
    onNightSide = along < 0;
    lit = ~(onNightSide && inShadowCylinder);
end
